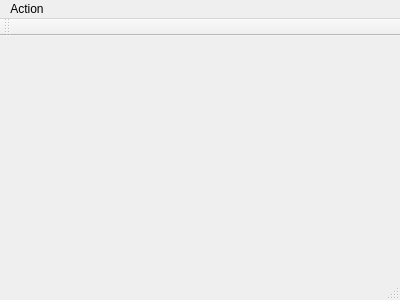
<?xml version="1.0" encoding="UTF-8"?>
<ui version="4.0">
 <class>MainWindow</class>
 <widget class="QMainWindow" name="MainWindow">
  <property name="geometry">
   <rect>
    <x>0</x>
    <y>0</y>
    <width>400</width>
    <height>300</height>
   </rect>
  </property>
  <property name="windowTitle">
   <string>MainWindow</string>
  </property>
  <widget class="QWidget" name="centralWidget"/>
  <widget class="QMenuBar" name="menuBar">
   <property name="geometry">
    <rect>
     <x>0</x>
     <y>0</y>
     <width>400</width>
     <height>23</height>
    </rect>
   </property>
   <widget class="QMenu" name="menuAction">
    <property name="title">
     <string>Action</string>
    </property>
    <addaction name="actionDfs"/>
    <addaction name="actionBfs"/>
    <addaction name="actionBest_first"/>
    <addaction name="actionPause"/>
   </widget>
   <addaction name="menuAction"/>
  </widget>
  <widget class="QToolBar" name="mainToolBar">
   <attribute name="toolBarArea">
    <enum>TopToolBarArea</enum>
   </attribute>
   <attribute name="toolBarBreak">
    <bool>false</bool>
   </attribute>
  </widget>
  <widget class="QStatusBar" name="statusBar"/>
  <action name="actionDfs">
   <property name="text">
    <string>dfs</string>
   </property>
  </action>
  <action name="actionBfs">
   <property name="text">
    <string>bfs</string>
   </property>
  </action>
  <action name="actionBest_first">
   <property name="text">
    <string>best-first</string>
   </property>
  </action>
  <action name="actionReset">
   <property name="text">
    <string>reset</string>
   </property>
  </action>
  <action name="actionPause">
   <property name="text">
    <string>stop</string>
   </property>
  </action>
 </widget>
 <layoutdefault spacing="6" margin="11"/>
 <resources/>
 <connections/>
</ui>
